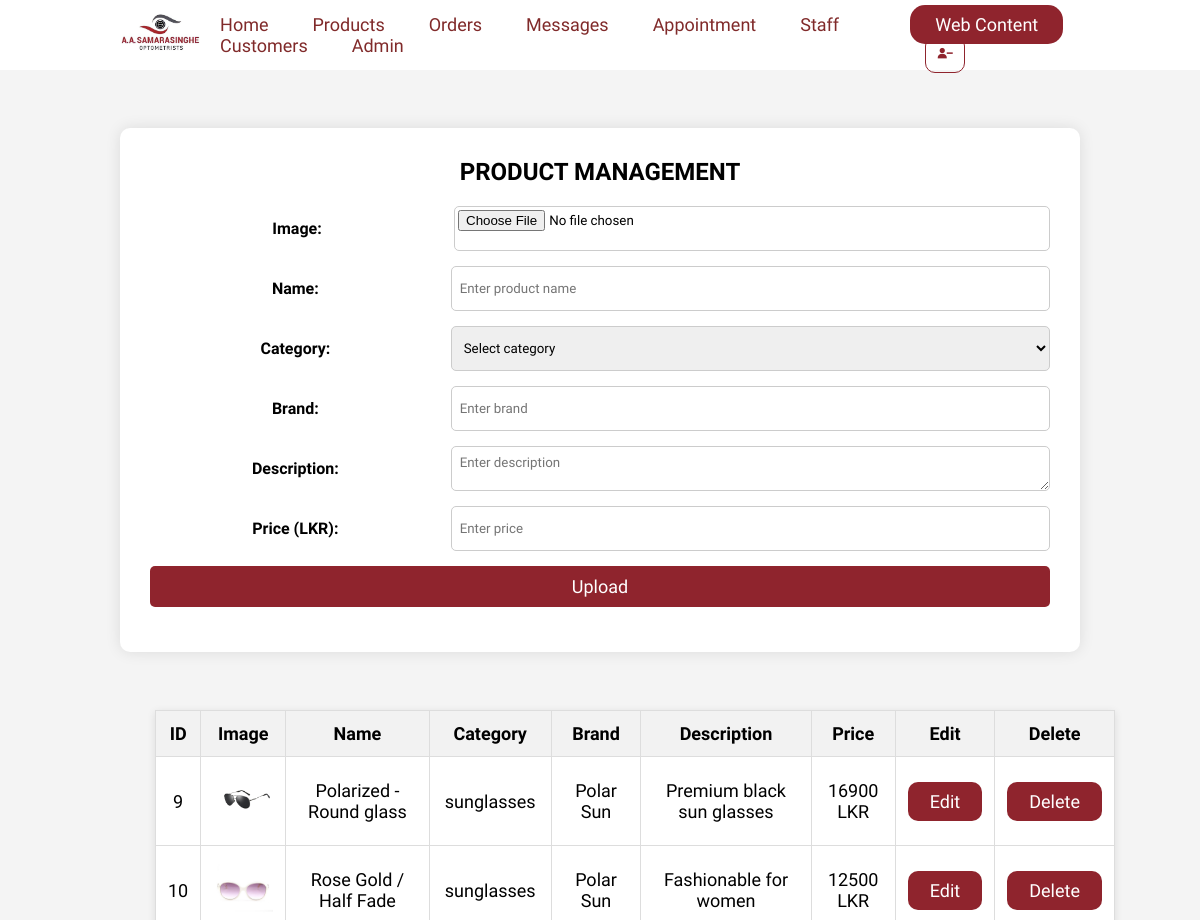
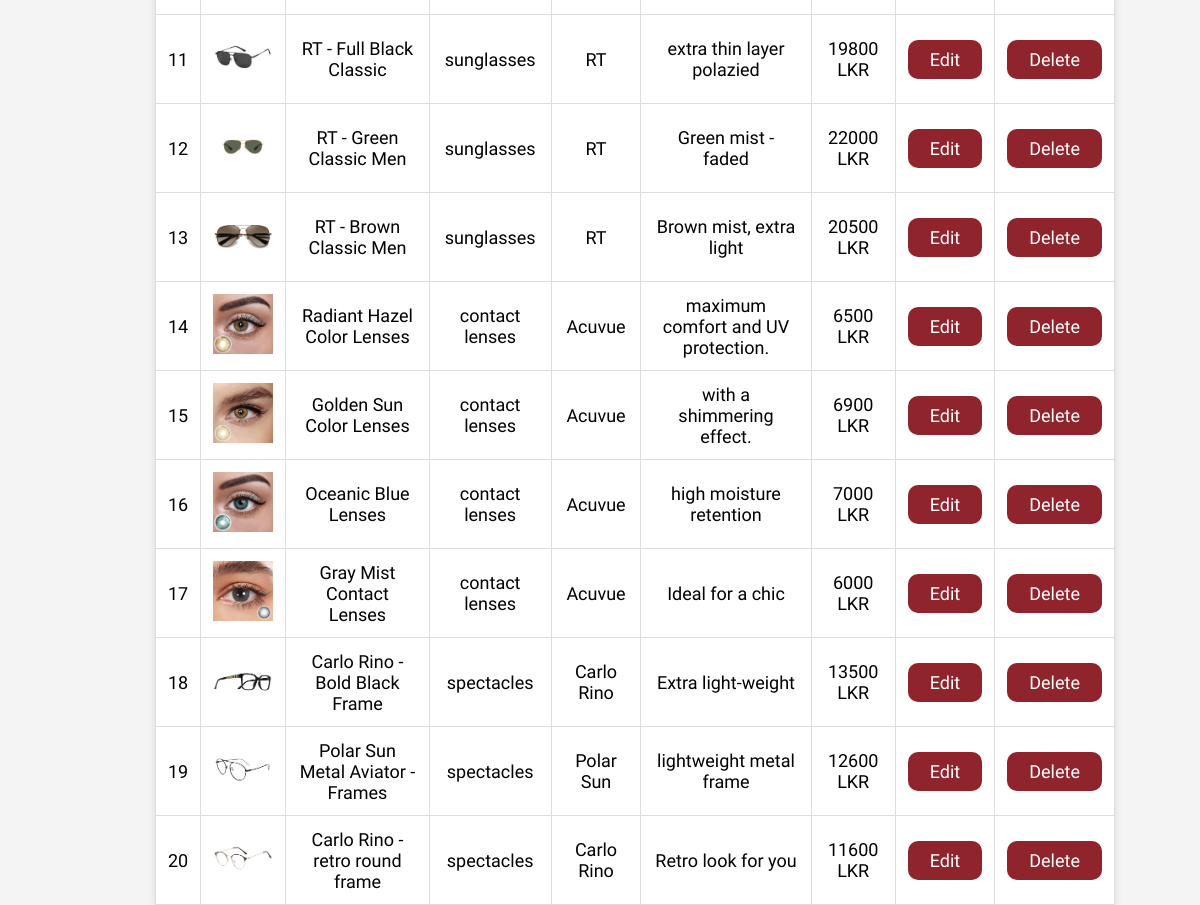
Page /Admin/uploadProduct.php on the committed database (2 pictures, top to bottom).
### tables this page shows
CREATE TABLE `product` (
  `ProductID` int(50) NOT NULL,
  `ProductImage` varchar(100) NOT NULL,
  `ProductName` varchar(100) NOT NULL,
  `Category` varchar(100) NOT NULL,
  `Brand` varchar(100) NOT NULL,
  `ProductDes` varchar(200) NOT NULL,
  `ProductPrice` varchar(100) NOT NULL
);

### Admin/uploadProduct.php (the view, shortened to what this page needs)
<?php
include("connect.php");
?>
<!DOCTYPE html>
<html lang="en">
<head>
    <link rel="stylesheet" href="uploadProduct.css">
     <link
      rel="stylesheet"
      href="https://unpkg.com/boxicons@latest/css/boxicons.min.css"
    />
    <link
      href="https://cdn.jsdelivr.net/npm/remixicon@4.2.0/fonts/remixicon.css"
      rel="stylesheet"
    />
</head>
<body>
<header id="top">
    <img src="../img/samarasinghe logo.png" alt="" class="logo" />
    <nav>
        <ul class="nav_links">
        <li><a href="adminHome.php">Home</a></li>
          <li><a href="uploadProduct.php">Products</a></li>
          <li><a href="orders.php">Orders</a></li>
          <li><a href="message.php">Messages</a></li>
          <li><a href="appointmentManage.php">Appointment</a></li>
          <li><a href="staff.php">Staff</a></li>
          <li><a href="customers.php">Customers</a></li>
          <li><a href="admin.php">Admin</a></li>
        </ul>
    </nav>
    <p>
    <a href="Addpics.php" class="cta"><button>Web Content</button></a>
        <a href="../loginUI.php" class="logout-icon"
          ><i class="bx bxs-user-minus"></i
        ></a>
      </p>
</header>
<div class="center-container">
    <form class="product-form" method="POST" enctype="multipart/form-data">
    <h2 style="margin-bottom: 20px;">PRODUCT MANAGEMENT</h2>
        <div class="form-group">
            <label for="image">Image:</label>
            <input type="file" id="image" name="image">
        </div>
        <div class="form-group">
            <label for="name">Name:</label>
            <input type="text" id="name" name="name" placeholder="Enter product name" required value="<?php echo isset($product) ? $product['ProductName'] : ''; ?>">
        </div>
        <div class="form-group">
            <label for="category">Category:</label>
            <select id="category" name="category" required>
                <option value="">Select category</option>
            </select>
        </div>
        <div class="form-group">
            <label for="brand">Brand:</label>
            <input type="text" id="brand" name="brand" placeholder="Enter brand" required value="<?php echo isset($product) ? $product['Brand'] : ''; ?>">
        </div>
        <div class="form-group">
            <label for="description">Description:</label>
            <textarea id="description" name="description" rows="3" placeholder="Enter description" required><?php echo isset($product) ? $product['ProductDes'] : ''; ?></textarea>
        </div>
        <div class="form-group">
            <label for="price">Price (LKR):</label>
            <input type="number" id="price" name="price" placeholder="Enter price" required value="<?php echo isset($product) ? $product['ProductPrice'] : ''; ?>">
        </div>
        <div class="form-group">
            <button type="submit" name="<?php echo isset($product) ? 'update' : 'submit'; ?>"><?php echo isset($product) ? 'Update' : 'Upload'; ?></button>
        </div>
    </form>
</div>
<table>
    <thead>
        <tr>
            <th>ID</th>
            <th>Image</th>
            <th>Name</th>
            <th>Category</th>
            <th>Brand</th>
            <th>Description</th>
            <th>Price</th>
            <th>Edit</th>
            <th>Delete</th>
        </tr>
    </thead>
    <tbody>
        <?php
        $retrieveQuery = "SELECT * FROM product";
        $result = $conn->query($retrieveQuery);
        if ($result->num_rows > 0) {
            while ($row = $result->fetch_assoc()) {
                echo "<tr>
                        <td>{$row['ProductID']}</td>
                        <td><img src='uploads/{$row['ProductImage']}' alt='Product Image' width='50'></td>
                        <td>{$row['ProductName']}</td>
                        <td>{$row['Category']}</td>
                        <td>{$row['Brand']}</td>
                        <td>{$row['ProductDes']}</td>
                        <td>{$row['ProductPrice']} LKR</td>
                        <td><a href='uploadProduct.php?edit_id={$row['ProductID']}'>Edit</a></td>
                        <td><a href='uploadProduct.php?delete_id={$row['ProductID']}' onclick='return confirm(\"Are you sure?\")'>Delete</a></td>
                      </tr>";
            }
        } else {
            echo "<tr><td colspan='9'>No products found</td></tr>";
        }
        ?>
    </tbody>
</table>
</body>
</html>

### Admin/uploadProduct.css (style rules this page uses)
* { padding: 0; margin: 0; box-sizing: border-box; list-style: none; text-decoration: none; font-family: "Afacad", sans-serif; }
body { background-color: #f4f4f4; justify-content: center; align-items: center; height: 100vh; }
html { scroll-behavior: smooth; }
:root { --bg--color: #ffffff; --text-color: #111111; --main-color: #333333; --other-color: #8e8e8e; --second-color: #1d1d1d; --brown-color: #bfa57d; --darkred-color: #4d060c; --lightred-color: #8f242d; }
li, a, button { font-weight: 500; font-size: 18px; color: #802a2a; }
header { display: flex; justify-content: space-between; align-items: center; padding: 5px 10%; background-color: var(--bg--color); position: sticky; top: 0; z-index: 1000; }
.logo { width: 100px; cursor: pointer; }
.nav_links { list-style: none; }
.nav_links li { display: inline-block; padding: 0px 20px; }
.nav_links li a { transition: all 0.3s ease; }
button { padding: 9px 25px; background-color: #8f242d; border: none; border-radius: 15px; color: var(--bg--color); cursor: pointer; transition: all 0.3s ease; }
.logout-icon { margin-left: 15px; color: #8f242d; border: 1px solid #8f242d; padding: 7px 10px; border-radius: 10px; transition: all 0.5s ease; }
.center-container { display: flex; justify-content: center; align-items: center; height: 80vh; width: 100%; }
.product-form { background-color: white; padding: 30px; border-radius: 10px; box-shadow: 0 0 15px rgba(0, 0, 0, 0.1); width: 80%; text-align: center; }
.form-group { display: flex; justify-content: space-between; align-items: center; margin-bottom: 15px; }
.form-group label { flex: 1; font-weight: bold; margin-right: 10px; text-align: center; }
.form-group input, .form-group select, .form-group textarea { flex: 2; padding: 8px; border: 1px solid #ccc; border-radius: 5px; height: 45px; }
.form-group input[type="file"] { padding: 3px; }
.form-group button { width: 100%; padding: 10px; background-color: #8f242d; color: white; border: none; border-radius: 5px; cursor: pointer; }
table { border-collapse: collapse; margin-left: 155px; padding: 40px; font-size: 18px; text-align: center; background-color: white; box-shadow: 0 2px 8px rgba(0, 0, 0, 0.1); justify-content: center; align-items: center; height: 40vh; width: 80%; }
th, td { padding: 12px; border: 1px solid #ddd; }
th { background-color: #f2f2f2; font-weight: bold; }
img { width: 60px; height: 60px; object-fit: cover; }
table a { background-color: #8f242d; color: white; border: none; padding: 9px 22px; border-radius: 10px; cursor: pointer; transition: all 0.3s ease; }

### rows in the picture
product: ProductID "9", ProductImage (picture), ProductName "Polarized - Round glass", Category "sunglasses", Brand "Polar Sun", ProductDes "Premium black sun glasses", ProductPrice "16900"
product: ProductID "10", ProductImage (picture), ProductName "Rose Gold / Half Fade", Category "sunglasses", Brand "Polar Sun", ProductDes "Fashionable for women", ProductPrice "12500"
product: ProductID "11", ProductImage (picture), ProductName "RT - Full Black Classic", Category "sunglasses", Brand "RT", ProductDes "extra thin layer polazied", ProductPrice "19800"
product: ProductID "12", ProductImage (picture), ProductName "RT - Green Classic Men", Category "sunglasses", Brand "RT", ProductDes "Green mist - faded", ProductPrice "22000"
product: ProductID "13", ProductImage (picture), ProductName "RT - Brown Classic Men", Category "sunglasses", Brand "RT", ProductDes "Brown mist, extra light", ProductPrice "20500"
product: ProductID "14", ProductImage (picture), ProductName "Radiant Hazel Color Lenses", Category "contact lenses", Brand "Acuvue", ProductDes "maximum comfort and UV protection.", ProductPrice "6500"
product: ProductID "15", ProductImage (picture), ProductName "Golden Sun Color Lenses", Category "contact lenses", Brand "Acuvue", ProductDes "with a shimmering effect.", ProductPrice "6900"
product: ProductID "16", ProductImage (picture), ProductName "Oceanic Blue Lenses", Category "contact lenses", Brand "Acuvue", ProductDes "high moisture retention", ProductPrice "7000"
product: ProductID "17", ProductImage (picture), ProductName "Gray Mist Contact Lenses", Category "contact lenses", Brand "Acuvue", ProductDes "Ideal for a chic", ProductPrice "6000"
product: ProductID "18", ProductImage (picture), ProductName "Carlo Rino - Bold Black Frame", Category "spectacles", Brand "Carlo Rino", ProductDes "Extra light-weight", ProductPrice "13500"
product: ProductID "19", ProductImage (picture), ProductName "Polar Sun Metal Aviator - Frames", Category "spectacles", Brand "Polar Sun", ProductDes "lightweight metal frame", ProductPrice "12600"
product: ProductID "20", ProductImage (picture), ProductName "Carlo Rino - retro round frame", Category "spectacles", Brand "Carlo Rino", ProductDes "Retro look for you", ProductPrice "11600"
